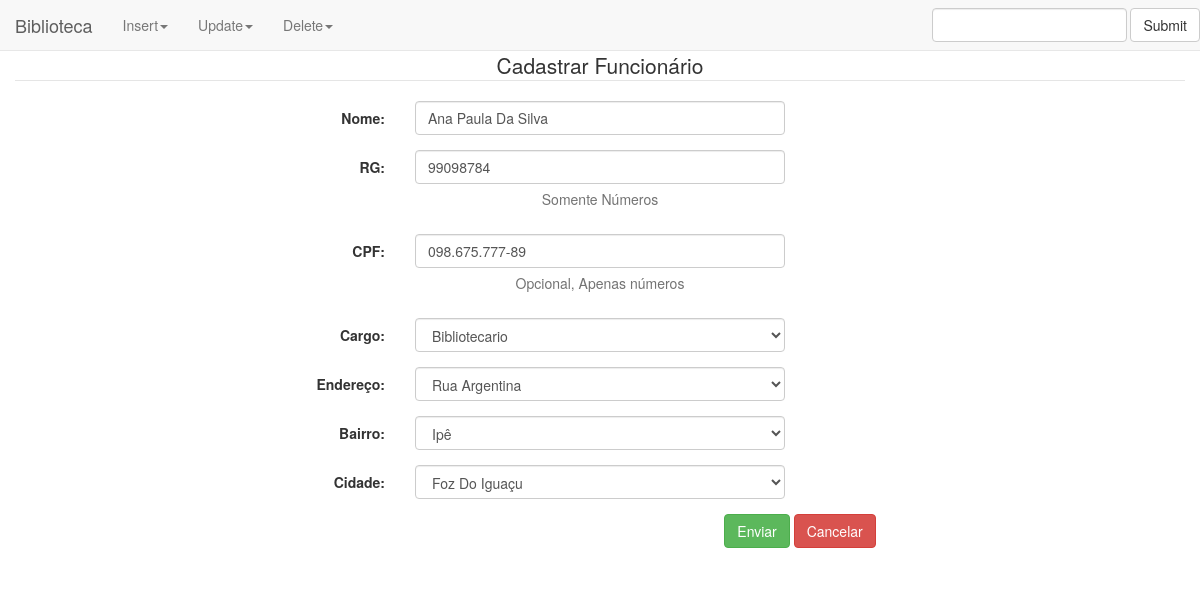
The app's page /tabelas/tb_funcionario/update1.php?Codigo=1 with its own data.
### tables this page shows
Create Table Tb_Funcionario(
	Fun_Codigo integer Not Null Primary Key,
    Fun_Nome varchar(30) Not Null,
    Fun_Rg  varchar(14) Not Null,
    Fun_Cpf varchar(14) Not Null,
	Fun_Codcargo integer Not Null References Tb_Cargo(Car_Codigo),
    Fun_Codendereco integer Not Null References Tb_Endereco(End_Codigo),
    Fun_Codbairro   integer Not Null References Tb_Bairro(Bai_Codigo),
    Fun_Codcidade   integer Not Null References Tb_Cidade(Cid_Codigo)
);

Create Table Tb_Cargo(
	Car_Codigo integer Not Null Primary Key,
    Car_Descricao varchar(25) Not Null,
    Car_Salariobase integer Not Null
);

Create Table Tb_Endereco(
	End_Codigo integer Not Null Primary Key,
    End_Descricao varchar(30) Not Null
);

Create Table Tb_Bairro(
	Bai_Codigo integer Not Null Primary Key,
    Bai_Descricao varchar(30) Not Null
);

Create Table Tb_Cidade(
	Cid_Codigo integer Not Null Primary Key,
    Cid_Descricao varchar(30) Not Null
);

### tabelas/tb_funcionario/update1.php (the view, shortened to what this page needs)
<?php
require_once("../../conection.php");
?>
<!DOCTYPE html>
<html lang="pt-br">
	<head>
		<link href="../../css/style.css" rel="stylesheet">
		<link href="../../css/bootstrap.min.css" rel="stylesheet">
		<link href="../../css/style.css" rel="stylesheet">
	</head>
	<body>
		<div class="container-fluid">
			<?php include '../../menu1.php';?>
			<div class="row" class="target">
				<div id="footer" class="col-md-12">
				<?php
				$sql = "select * from tb_funcionario where Fun_Codigo= '$_REQUEST[Codigo]'";
				$rs = mysql_query($sql,$conexao) or die ("Consulta nao realizada");
				$linha=mysql_fetch_array($rs);
					$codigo   = $linha["Fun_Codigo"];
					$nome     = $linha["Fun_Nome"];
					$RG       = $linha["Fun_Rg"];
					$CPF      = $linha["Fun_Cpf"];
					$cargo    = $linha["Fun_Codcargo"];
					$endereco = $linha["Fun_Codendereco"];
					$bairro   = $linha["Fun_Codbairro"];
					$cidade   = $linha["Fun_Codcidade"];
				?>
					<center>
						<form class="form-horizontal" method = "post" action = "update2.php?Codigo=<?php echo $codigo;?>">
						<fieldset>
						<legend>Cadastrar Funcionário</legend>
						<div class="form-group">
							<label class="col-md-4 control-label" for="nFun_Nome">Nome:</label>
							<div class="col-md-4">
								<input id="nFun_Nome" name="nFun_Nome" type="text" value="<?php echo $nome; ?>" placeholder="" class="form-control input-md" required="">
							</div>
						</div>
						<div class="form-group">
							<label class="col-md-4 control-label" for="nCli_RG">RG:</label>
							<div class="col-md-4">
								<input id="nCli_RG" name="nCli_RG" type="number" value="<?php echo $RG; ?>" placeholder="" class="form-control input-md" required="">
								<span class="help-block">Somente Números</span>
							</div>
						</div>
						<div class="form-group">
							<label class="col-md-4 control-label" for="nCli_CPF">CPF:</label>
							<div class="col-md-4">
								<input id="nCli_CPF" name="nCli_CPF" type="text" value="<?php echo $CPF; ?>" placeholder="" class="form-control input-md">
								<span class="help-block">Opcional, Apenas números</span>
							</div>
						</div>
						<div class="form-group">
							<label class="col-md-4 control-label" for="rCar_Descricao">Cargo:</label>
							<div class="col-md-4">
								<select id="rCar_Descricao" name="rCar_Descricao" class="form-control">
									<option value="<?php echo $cargo;?>">
										<?php $sql = "Select Car_Descricao from tb_cargo where Car_Codigo = ".$cargo;
										$rt = mysql_query($sql, $conexao) or die (mysql_error());
										$t=mysql_fetch_array($rt); echo utf8_encode($t['Car_Descricao']);?></option>
								</select>
							</div>
						</div>
						<div class="form-group">
							<label class="col-md-4 control-label" for="rEnd_Descricao">Endereço:</label>
							<div class="col-md-4">
								<select id="rEnd_Descricao" name="rEnd_Descricao" class="form-control">
									<option value="<?php echo $endereco;?>">
										<?php $sql = "Select End_Descricao from tb_endereco where End_Codigo = ".$endereco;
										$rt = mysql_query($sql, $conexao) or die (mysql_error());
										$t=mysql_fetch_array($rt); echo utf8_encode($t['End_Descricao']);?></option>
								</select>
							</div>
						</div>
						<div class="form-group">
							<label class="col-md-4 control-label" for="rBai_Descricao">Bairro:</label>
							<div class="col-md-4">
								<select id="rBai_Descricao" name="rBai_Descricao" class="form-control">
									<option value="<?php echo $bairro;?>">
										<?php $sql = "Select Bai_Descricao from tb_bairro where Bai_Codigo = ".$bairro;
										$rt = mysql_query($sql, $conexao) or die (mysql_error());
										$t=mysql_fetch_array($rt); echo utf8_encode($t['Bai_Descricao']);?></option>
								</select>
							</div>
						</div>
						<div class="form-group">
							<label class="col-md-4 control-label" for="rCid_Descricao">Cidade:</label>
							<div class="col-md-4">
								<select id="rCid_Descricao" name="rCid_Descricao" class="form-control">
									<option value="<?php echo $cidade;?>">
										<?php $sql = "Select Cid_Descricao from tb_cidade where Cid_Codigo = ".$cidade;
										$rt = mysql_query($sql, $conexao) or die (mysql_error());
										$t=mysql_fetch_array($rt); echo utf8_encode($t['Cid_Descricao']);?></option>
								</select>
							</div>
						</div>
						<div class="form-group">
							<label class="col-md-4 control-label" for="btnEnviar"></label>
							<div class="col-md-8">
								<button id="btnEnviar" name="btnEnviar" class="btn btn-success">Enviar</button>
								<button id="btnCancelar" name="btnCancelar" class="btn btn-danger">Cancelar</button>
							</div>
						</div>
						</fieldset>
						</form>
					</center>
				</div>
			</div>
		</div>
	</body>
</html>

### records on screen
tb_funcionario: nFun_Nome "Ana Paula Da Silva", nCli_RG "99098784", nCli_CPF "098.675.777-89"
tb_cargo: rCar_Descricao "Bibliotecario"
tb_endereco: rEnd_Descricao "Rua Argentina"
tb_bairro: rBai_Descricao "Ipê"
tb_cidade: rCid_Descricao "Foz Do Iguaçu"
